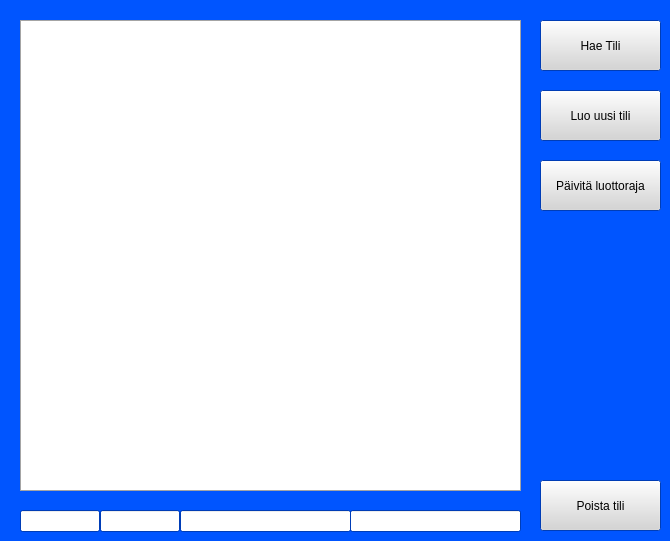
        <widget class="QWidget" name="screenTilit">
         <property name="palette">
          <palette>
           <active>
            <colorrole role="WindowText">
             <brush brushstyle="SolidPattern">
              <color alpha="255">
               <red>0</red>
               <green>0</green>
               <blue>0</blue>
              </color>
             </brush>
            </colorrole>
            <colorrole role="Button">
             <brush brushstyle="SolidPattern">
              <color alpha="255">
               <red>213</red>
               <green>213</green>
               <blue>213</blue>
              </color>
             </brush>
            </colorrole>
            <colorrole role="Light">
             <brush brushstyle="SolidPattern">
              <color alpha="255">
               <red>127</red>
               <green>170</green>
               <blue>255</blue>
              </color>
             </brush>
            </colorrole>
            <colorrole role="Midlight">
             <brush brushstyle="SolidPattern">
              <color alpha="255">
               <red>63</red>
               <green>127</green>
               <blue>255</blue>
              </color>
             </brush>
            </colorrole>
            <colorrole role="Dark">
             <brush brushstyle="SolidPattern">
              <color alpha="255">
               <red>0</red>
               <green>42</green>
               <blue>127</blue>
              </color>
             </brush>
            </colorrole>
            <colorrole role="Mid">
             <brush brushstyle="SolidPattern">
              <color alpha="255">
               <red>0</red>
               <green>57</green>
               <blue>170</blue>
              </color>
             </brush>
            </colorrole>
            <colorrole role="Text">
             <brush brushstyle="SolidPattern">
              <color alpha="255">
               <red>0</red>
               <green>0</green>
               <blue>0</blue>
              </color>
             </brush>
            </colorrole>
            <colorrole role="BrightText">
             <brush brushstyle="SolidPattern">
              <color alpha="255">
               <red>255</red>
               <green>255</green>
               <blue>255</blue>
              </color>
             </brush>
            </colorrole>
            <colorrole role="ButtonText">
             <brush brushstyle="SolidPattern">
              <color alpha="255">
               <red>0</red>
               <green>0</green>
               <blue>0</blue>
              </color>
             </brush>
            </colorrole>
            <colorrole role="Base">
             <brush brushstyle="SolidPattern">
              <color alpha="255">
               <red>255</red>
               <green>255</green>
               <blue>255</blue>
              </color>
             </brush>
            </colorrole>
            <colorrole role="Window">
             <brush brushstyle="SolidPattern">
              <color alpha="255">
               <red>0</red>
               <green>85</green>
               <blue>255</blue>
              </color>
             </brush>
            </colorrole>
            <colorrole role="Shadow">
             <brush brushstyle="SolidPattern">
              <color alpha="255">
               <red>0</red>
               <green>0</green>
               <blue>0</blue>
              </color>
             </brush>
            </colorrole>
            <colorrole role="AlternateBase">
             <brush brushstyle="SolidPattern">
              <color alpha="255">
               <red>127</red>
               <green>170</green>
               <blue>255</blue>
              </color>
             </brush>
            </colorrole>
            <colorrole role="ToolTipBase">
             <brush brushstyle="SolidPattern">
              <color alpha="255">
               <red>255</red>
               <green>255</green>
               <blue>220</blue>
              </color>
             </brush>
            </colorrole>
            <colorrole role="ToolTipText">
             <brush brushstyle="SolidPattern">
              <color alpha="255">
               <red>0</red>
               <green>0</green>
               <blue>0</blue>
              </color>
             </brush>
            </colorrole>
            <colorrole role="PlaceholderText">
             <brush brushstyle="SolidPattern">
              <color alpha="127">
               <red>0</red>
               <green>0</green>
               <blue>0</blue>
              </color>
             </brush>
            </colorrole>
            <colorrole role="Accent">
             <brush brushstyle="SolidPattern">
              <color alpha="255">
               <red>255</red>
               <green>255</green>
               <blue>255</blue>
              </color>
             </brush>
            </colorrole>
           </active>
           <inactive>
            <colorrole role="WindowText">
             <brush brushstyle="SolidPattern">
              <color alpha="255">
               <red>0</red>
               <green>0</green>
               <blue>0</blue>
              </color>
             </brush>
            </colorrole>
            <colorrole role="Button">
             <brush brushstyle="SolidPattern">
              <color alpha="255">
               <red>213</red>
               <green>213</green>
               <blue>213</blue>
              </color>
             </brush>
            </colorrole>
            <colorrole role="Light">
             <brush brushstyle="SolidPattern">
              <color alpha="255">
               <red>127</red>
               <green>170</green>
               <blue>255</blue>
              </color>
             </brush>
            </colorrole>
            <colorrole role="Midlight">
             <brush brushstyle="SolidPattern">
              <color alpha="255">
               <red>63</red>
               <green>127</green>
               <blue>255</blue>
              </color>
             </brush>
            </colorrole>
            <colorrole role="Dark">
             <brush brushstyle="SolidPattern">
              <color alpha="255">
               <red>0</red>
               <green>42</green>
               <blue>127</blue>
              </color>
             </brush>
            </colorrole>
            <colorrole role="Mid">
             <brush brushstyle="SolidPattern">
              <color alpha="255">
               <red>0</red>
               <green>57</green>
               <blue>170</blue>
              </color>
             </brush>
            </colorrole>
            <colorrole role="Text">
             <brush brushstyle="SolidPattern">
              <color alpha="255">
               <red>0</red>
               <green>0</green>
               <blue>0</blue>
              </color>
             </brush>
            </colorrole>
            <colorrole role="BrightText">
             <brush brushstyle="SolidPattern">
              <color alpha="255">
               <red>255</red>
               <green>255</green>
               <blue>255</blue>
              </color>
             </brush>
            </colorrole>
            <colorrole role="ButtonText">
             <brush brushstyle="SolidPattern">
              <color alpha="255">
               <red>0</red>
               <green>0</green>
               <blue>0</blue>
              </color>
             </brush>
            </colorrole>
            <colorrole role="Base">
             <brush brushstyle="SolidPattern">
              <color alpha="255">
               <red>255</red>
               <green>255</green>
               <blue>255</blue>
              </color>
             </brush>
            </colorrole>
            <colorrole role="Window">
             <brush brushstyle="SolidPattern">
              <color alpha="255">
               <red>0</red>
               <green>85</green>
               <blue>255</blue>
              </color>
             </brush>
            </colorrole>
            <colorrole role="Shadow">
             <brush brushstyle="SolidPattern">
              <color alpha="255">
               <red>0</red>
               <green>0</green>
               <blue>0</blue>
              </color>
             </brush>
            </colorrole>
            <colorrole role="AlternateBase">
             <brush brushstyle="SolidPattern">
              <color alpha="255">
               <red>127</red>
               <green>170</green>
               <blue>255</blue>
              </color>
             </brush>
            </colorrole>
            <colorrole role="ToolTipBase">
             <brush brushstyle="SolidPattern">
              <color alpha="255">
               <red>255</red>
               <green>255</green>
               <blue>220</blue>
              </color>
             </brush>
            </colorrole>
            <colorrole role="ToolTipText">
             <brush brushstyle="SolidPattern">
              <color alpha="255">
               <red>0</red>
               <green>0</green>
               <blue>0</blue>
              </color>
             </brush>
            </colorrole>
            <colorrole role="PlaceholderText">
             <brush brushstyle="SolidPattern">
              <color alpha="127">
               <red>0</red>
               <green>0</green>
               <blue>0</blue>
              </color>
             </brush>
            </colorrole>
            <colorrole role="Accent">
             <brush brushstyle="SolidPattern">
              <color alpha="255">
               <red>255</red>
               <green>255</green>
               <blue>255</blue>
              </color>
             </brush>
            </colorrole>
           </inactive>
           <disabled>
            <colorrole role="WindowText">
             <brush brushstyle="SolidPattern">
              <color alpha="255">
               <red>0</red>
               <green>42</green>
               <blue>127</blue>
              </color>
             </brush>
            </colorrole>
            <colorrole role="Button">
             <brush brushstyle="SolidPattern">
              <color alpha="255">
               <red>213</red>
               <green>213</green>
               <blue>213</blue>
              </color>
             </brush>
            </colorrole>
            <colorrole role="Light">
             <brush brushstyle="SolidPattern">
              <color alpha="255">
               <red>127</red>
               <green>170</green>
               <blue>255</blue>
              </color>
             </brush>
            </colorrole>
            <colorrole role="Midlight">
             <brush brushstyle="SolidPattern">
              <color alpha="255">
               <red>63</red>
               <green>127</green>
               <blue>255</blue>
              </color>
             </brush>
            </colorrole>
            <colorrole role="Dark">
             <brush brushstyle="SolidPattern">
              <color alpha="255">
               <red>0</red>
               <green>42</green>
               <blue>127</blue>
              </color>
             </brush>
            </colorrole>
            <colorrole role="Mid">
             <brush brushstyle="SolidPattern">
              <color alpha="255">
               <red>0</red>
               <green>57</green>
               <blue>170</blue>
              </color>
             </brush>
            </colorrole>
            <colorrole role="Text">
             <brush brushstyle="SolidPattern">
              <color alpha="255">
               <red>0</red>
               <green>42</green>
               <blue>127</blue>
              </color>
             </brush>
            </colorrole>
            <colorrole role="BrightText">
             <brush brushstyle="SolidPattern">
              <color alpha="255">
               <red>255</red>
               <green>255</green>
               <blue>255</blue>
              </color>
             </brush>
            </colorrole>
            <colorrole role="ButtonText">
             <brush brushstyle="SolidPattern">
              <color alpha="255">
               <red>0</red>
               <green>42</green>
               <blue>127</blue>
              </color>
             </brush>
            </colorrole>
            <colorrole role="Base">
             <brush brushstyle="SolidPattern">
              <color alpha="255">
               <red>0</red>
               <green>85</green>
               <blue>255</blue>
              </color>
             </brush>
            </colorrole>
            <colorrole role="Window">
             <brush brushstyle="SolidPattern">
              <color alpha="255">
               <red>0</red>
               <green>85</green>
               <blue>255</blue>
              </color>
             </brush>
            </colorrole>
            <colorrole role="Shadow">
             <brush brushstyle="SolidPattern">
              <color alpha="255">
               <red>0</red>
               <green>0</green>
               <blue>0</blue>
              </color>
             </brush>
            </colorrole>
            <colorrole role="AlternateBase">
             <brush brushstyle="SolidPattern">
              <color alpha="255">
               <red>0</red>
               <green>85</green>
               <blue>255</blue>
              </color>
             </brush>
            </colorrole>
            <colorrole role="ToolTipBase">
             <brush brushstyle="SolidPattern">
              <color alpha="255">
               <red>255</red>
               <green>255</green>
               <blue>220</blue>
              </color>
             </brush>
            </colorrole>
            <colorrole role="ToolTipText">
             <brush brushstyle="SolidPattern">
              <color alpha="255">
               <red>0</red>
               <green>0</green>
               <blue>0</blue>
              </color>
             </brush>
            </colorrole>
            <colorrole role="PlaceholderText">
             <brush brushstyle="SolidPattern">
              <color alpha="127">
               <red>0</red>
               <green>42</green>
               <blue>127</blue>
              </color>
             </brush>
            </colorrole>
            <colorrole role="Accent">
             <brush brushstyle="SolidPattern">
              <color alpha="255">
               <red>76</red>
               <green>136</green>
               <blue>255</blue>
              </color>
             </brush>
            </colorrole>
           </disabled>
          </palette>
         </property>
         <widget class="QTableView" name="tableAccountsData">
          <property name="geometry">
           <rect>
            <x>20</x>
            <y>20</y>
            <width>501</width>
            <height>471</height>
           </rect>
          </property>
          <property name="palette">
           <palette>
            <active>
             <colorrole role="WindowText">
              <brush brushstyle="SolidPattern">
               <color alpha="255">
                <red>0</red>
                <green>0</green>
                <blue>0</blue>
               </color>
              </brush>
             </colorrole>
             <colorrole role="Button">
              <brush brushstyle="SolidPattern">
               <color alpha="255">
                <red>213</red>
                <green>213</green>
                <blue>213</blue>
               </color>
              </brush>
             </colorrole>
             <colorrole role="Light">
              <brush brushstyle="SolidPattern">
               <color alpha="255">
                <red>255</red>
                <green>255</green>
                <blue>255</blue>
               </color>
              </brush>
             </colorrole>
             <colorrole role="Midlight">
              <brush brushstyle="SolidPattern">
               <color alpha="255">
                <red>234</red>
                <green>234</green>
                <blue>234</blue>
               </color>
              </brush>
             </colorrole>
             <colorrole role="Dark">
              <brush brushstyle="SolidPattern">
               <color alpha="255">
                <red>106</red>
                <green>106</green>
                <blue>106</blue>
               </color>
              </brush>
             </colorrole>
             <colorrole role="Mid">
              <brush brushstyle="SolidPattern">
               <color alpha="255">
                <red>142</red>
                <green>142</green>
                <blue>142</blue>
               </color>
              </brush>
             </colorrole>
             <colorrole role="Text">
              <brush brushstyle="SolidPattern">
               <color alpha="255">
                <red>0</red>
                <green>0</green>
                <blue>0</blue>
               </color>
              </brush>
             </colorrole>
             <colorrole role="BrightText">
              <brush brushstyle="SolidPattern">
               <color alpha="255">
                <red>255</red>
                <green>255</green>
                <blue>255</blue>
               </color>
              </brush>
             </colorrole>
             <colorrole role="ButtonText">
              <brush brushstyle="SolidPattern">
               <color alpha="255">
                <red>0</red>
                <green>0</green>
                <blue>0</blue>
               </color>
              </brush>
             </colorrole>
             <colorrole role="Base">
              <brush brushstyle="SolidPattern">
               <color alpha="255">
                <red>255</red>
                <green>255</green>
                <blue>255</blue>
               </color>
              </brush>
             </colorrole>
             <colorrole role="Window">
              <brush brushstyle="SolidPattern">
               <color alpha="255">
                <red>213</red>
                <green>213</green>
                <blue>213</blue>
               </color>
              </brush>
             </colorrole>
             <colorrole role="Shadow">
              <brush brushstyle="SolidPattern">
               <color alpha="255">
                <red>0</red>
                <green>0</green>
                <blue>0</blue>
               </color>
              </brush>
             </colorrole>
             <colorrole role="AlternateBase">
              <brush brushstyle="SolidPattern">
               <color alpha="255">
                <red>234</red>
                <green>234</green>
                <blue>234</blue>
               </color>
              </brush>
             </colorrole>
             <colorrole role="ToolTipBase">
              <brush brushstyle="SolidPattern">
               <color alpha="255">
                <red>255</red>
                <green>255</green>
                <blue>220</blue>
               </color>
              </brush>
             </colorrole>
             <colorrole role="ToolTipText">
              <brush brushstyle="SolidPattern">
               <color alpha="255">
                <red>0</red>
                <green>0</green>
                <blue>0</blue>
               </color>
              </brush>
             </colorrole>
             <colorrole role="PlaceholderText">
              <brush brushstyle="SolidPattern">
               <color alpha="127">
                <red>0</red>
                <green>0</green>
                <blue>0</blue>
               </color>
              </brush>
             </colorrole>
             <colorrole role="Accent">
              <brush brushstyle="SolidPattern">
               <color alpha="255">
                <red>255</red>
                <green>255</green>
                <blue>255</blue>
               </color>
              </brush>
             </colorrole>
            </active>
            <inactive>
             <colorrole role="WindowText">
              <brush brushstyle="SolidPattern">
               <color alpha="255">
                <red>0</red>
                <green>0</green>
                <blue>0</blue>
               </color>
              </brush>
             </colorrole>
             <colorrole role="Button">
              <brush brushstyle="SolidPattern">
               <color alpha="255">
                <red>213</red>
                <green>213</green>
                <blue>213</blue>
               </color>
              </brush>
             </colorrole>
             <colorrole role="Light">
              <brush brushstyle="SolidPattern">
               <color alpha="255">
                <red>255</red>
                <green>255</green>
                <blue>255</blue>
               </color>
              </brush>
             </colorrole>
             <colorrole role="Midlight">
              <brush brushstyle="SolidPattern">
               <color alpha="255">
                <red>234</red>
                <green>234</green>
                <blue>234</blue>
               </color>
              </brush>
             </colorrole>
             <colorrole role="Dark">
              <brush brushstyle="SolidPattern">
               <color alpha="255">
                <red>106</red>
                <green>106</green>
                <blue>106</blue>
               </color>
              </brush>
             </colorrole>
             <colorrole role="Mid">
              <brush brushstyle="SolidPattern">
               <color alpha="255">
                <red>142</red>
                <green>142</green>
                <blue>142</blue>
               </color>
              </brush>
             </colorrole>
             <colorrole role="Text">
              <brush brushstyle="SolidPattern">
               <color alpha="255">
                <red>0</red>
                <green>0</green>
                <blue>0</blue>
               </color>
              </brush>
             </colorrole>
             <colorrole role="BrightText">
              <brush brushstyle="SolidPattern">
               <color alpha="255">
                <red>255</red>
                <green>255</green>
                <blue>255</blue>
               </color>
              </brush>
             </colorrole>
             <colorrole role="ButtonText">
              <brush brushstyle="SolidPattern">
               <color alpha="255">
                <red>0</red>
                <green>0</green>
                <blue>0</blue>
               </color>
              </brush>
             </colorrole>
             <colorrole role="Base">
              <brush brushstyle="SolidPattern">
               <color alpha="255">
                <red>255</red>
                <green>255</green>
                <blue>255</blue>
               </color>
              </brush>
             </colorrole>
             <colorrole role="Window">
              <brush brushstyle="SolidPattern">
               <color alpha="255">
                <red>213</red>
                <green>213</green>
                <blue>213</blue>
               </color>
              </brush>
             </colorrole>
             <colorrole role="Shadow">
              <brush brushstyle="SolidPattern">
               <color alpha="255">
                <red>0</red>
                <green>0</green>
                <blue>0</blue>
               </color>
              </brush>
             </colorrole>
             <colorrole role="AlternateBase">
              <brush brushstyle="SolidPattern">
               <color alpha="255">
                <red>234</red>
                <green>234</green>
                <blue>234</blue>
               </color>
              </brush>
             </colorrole>
             <colorrole role="ToolTipBase">
              <brush brushstyle="SolidPattern">
               <color alpha="255">
                <red>255</red>
                <green>255</green>
                <blue>220</blue>
               </color>
              </brush>
             </colorrole>
             <colorrole role="ToolTipText">
              <brush brushstyle="SolidPattern">
               <color alpha="255">
                <red>0</red>
                <green>0</green>
                <blue>0</blue>
               </color>
              </brush>
             </colorrole>
             <colorrole role="PlaceholderText">
              <brush brushstyle="SolidPattern">
               <color alpha="127">
                <red>0</red>
                <green>0</green>
                <blue>0</blue>
               </color>
              </brush>
             </colorrole>
             <colorrole role="Accent">
              <brush brushstyle="SolidPattern">
               <color alpha="255">
                <red>255</red>
                <green>255</green>
                <blue>255</blue>
               </color>
              </brush>
             </colorrole>
            </inactive>
            <disabled>
             <colorrole role="WindowText">
              <brush brushstyle="SolidPattern">
               <color alpha="255">
                <red>106</red>
                <green>106</green>
                <blue>106</blue>
               </color>
              </brush>
             </colorrole>
             <colorrole role="Button">
              <brush brushstyle="SolidPattern">
               <color alpha="255">
                <red>213</red>
                <green>213</green>
                <blue>213</blue>
               </color>
              </brush>
             </colorrole>
             <colorrole role="Light">
              <brush brushstyle="SolidPattern">
               <color alpha="255">
                <red>255</red>
                <green>255</green>
                <blue>255</blue>
               </color>
              </brush>
             </colorrole>
             <colorrole role="Midlight">
              <brush brushstyle="SolidPattern">
               <color alpha="255">
                <red>234</red>
                <green>234</green>
                <blue>234</blue>
               </color>
              </brush>
             </colorrole>
             <colorrole role="Dark">
              <brush brushstyle="SolidPattern">
               <color alpha="255">
                <red>106</red>
                <green>106</green>
                <blue>106</blue>
               </color>
              </brush>
             </colorrole>
             <colorrole role="Mid">
              <brush brushstyle="SolidPattern">
               <color alpha="255">
                <red>142</red>
                <green>142</green>
                <blue>142</blue>
               </color>
              </brush>
             </colorrole>
             <colorrole role="Text">
              <brush brushstyle="SolidPattern">
               <color alpha="255">
                <red>106</red>
                <green>106</green>
                <blue>106</blue>
               </color>
              </brush>
             </colorrole>
             <colorrole role="BrightText">
              <brush brushstyle="SolidPattern">
               <color alpha="255">
                <red>255</red>
                <green>255</green>
                <blue>255</blue>
               </color>
              </brush>
             </colorrole>
             <colorrole role="ButtonText">
              <brush brushstyle="SolidPattern">
               <color alpha="255">
                <red>106</red>
                <green>106</green>
                <blue>106</blue>
               </color>
              </brush>
             </colorrole>
             <colorrole role="Base">
              <brush brushstyle="SolidPattern">
               <color alpha="255">
                <red>213</red>
                <green>213</green>
                <blue>213</blue>
               </color>
              </brush>
             </colorrole>
             <colorrole role="Window">
              <brush brushstyle="SolidPattern">
               <color alpha="255">
                <red>213</red>
                <green>213</green>
                <blue>213</blue>
               </color>
              </brush>
             </colorrole>
             <colorrole role="Shadow">
              <brush brushstyle="SolidPattern">
               <color alpha="255">
                <red>0</red>
                <green>0</green>
                <blue>0</blue>
               </color>
              </brush>
             </colorrole>
             <colorrole role="AlternateBase">
              <brush brushstyle="SolidPattern">
               <color alpha="255">
                <red>213</red>
                <green>213</green>
                <blue>213</blue>
               </color>
              </brush>
             </colorrole>
             <colorrole role="ToolTipBase">
              <brush brushstyle="SolidPattern">
               <color alpha="255">
                <red>255</red>
                <green>255</green>
                <blue>220</blue>
               </color>
              </brush>
             </colorrole>
             <colorrole role="ToolTipText">
              <brush brushstyle="SolidPattern">
               <color alpha="255">
                <red>0</red>
                <green>0</green>
                <blue>0</blue>
               </color>
              </brush>
             </colorrole>
             <colorrole role="PlaceholderText">
              <brush brushstyle="SolidPattern">
               <color alpha="127">
                <red>106</red>
                <green>106</green>
                <blue>106</blue>
               </color>
              </brush>
             </colorrole>
             <colorrole role="Accent">
              <brush brushstyle="SolidPattern">
               <color alpha="255">
                <red>255</red>
                <green>255</green>
                <blue>255</blue>
               </color>
              </brush>
             </colorrole>
            </disabled>
           </palette>
          </property>
         </widget>
         <widget class="QPushButton" name="btnTiliLuoUusi">
          <property name="geometry">
           <rect>
            <x>540</x>
            <y>90</y>
            <width>121</width>
            <height>51</height>
           </rect>
          </property>
          <property name="text">
           <string>Luo uusi tili</string>
          </property>
         </widget>
         <widget class="QPushButton" name="btnTiliPaivitaLuottoraja">
          <property name="geometry">
           <rect>
            <x>540</x>
            <y>160</y>
            <width>121</width>
            <height>51</height>
           </rect>
          </property>
          <property name="text">
           <string>Päivitä luottoraja</string>
          </property>
         </widget>
         <widget class="QPushButton" name="btnTiliPoistaTili">
          <property name="geometry">
           <rect>
            <x>540</x>
            <y>480</y>
            <width>121</width>
            <height>51</height>
           </rect>
          </property>
          <property name="text">
           <string>Poista tili</string>
          </property>
         </widget>
         <widget class="QLineEdit" name="lineTilitIdaccount">
          <property name="geometry">
           <rect>
            <x>20</x>
            <y>510</y>
            <width>80</width>
            <height>22</height>
           </rect>
          </property>
         </widget>
         <widget class="QLineEdit" name="lineTilitIduser">
          <property name="geometry">
           <rect>
            <x>100</x>
            <y>510</y>
            <width>80</width>
            <height>22</height>
           </rect>
          </property>
         </widget>
         <widget class="QLineEdit" name="lineTilitBalance">
          <property name="geometry">
           <rect>
            <x>180</x>
            <y>510</y>
            <width>171</width>
            <height>22</height>
           </rect>
          </property>
         </widget>
         <widget class="QLineEdit" name="lineTilitCreditlimit">
          <property name="geometry">
           <rect>
            <x>350</x>
            <y>510</y>
            <width>171</width>
            <height>22</height>
           </rect>
          </property>
         </widget>
         <widget class="QPushButton" name="btnTiliHae">
          <property name="geometry">
           <rect>
            <x>540</x>
            <y>20</y>
            <width>121</width>
            <height>51</height>
           </rect>
          </property>
          <property name="text">
           <string>Hae Tili</string>
          </property>
         </widget>
        </widget>
